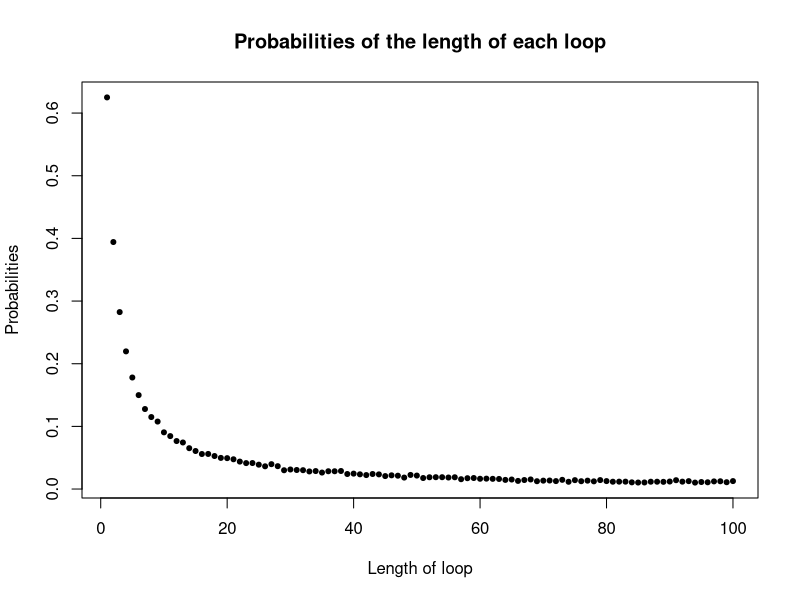

Reproduce this figure in R.
##------Names-------------------------------------------------------------------
## Jialong He (s2281875)
## Linshen Shu (s2317223)
## Heyu Nie (s2404675)

##-------Address of github repo-------------------------------------------------
# https://github.com/Yancy0517/practical-2.git

##--------Team member contribution----------------------------------------------
## Linshen was responsible for first 2 parts(35%); 
## Jialong for part 3 to part 5(35%)
## Heyu for last parts and debugging and overall comments(30%)

##--------- Outline of project--------------------------------------------------

## We use 3 strategies to judge the probability of a single prisoner and all 2n prisoners
## finding theirs own number. The method is that all prisoners (prisoners numbered 1 to 2n) 
## draw cards with their numbers on them (there are 2n cards with numbers from 1 
## to 2n on them, which are then placed in 2n boxes), but each prisoner draws at 
## most n times of these cards.

## We go through the code to estimate the probability distribution and find 
#  surprising results.

find_one <- function(card, n, k, strategy){
  # This function is a function created to simplify the following Pone and Pall 
  # functions, which can reduce the repeated code in the latter two functions. And 
  # this function is used to calculate whether a single prisoner can successfully 
  # find their own number under each strategy.  
  
  # We estimate that when the number of picking up boxes is less than n and 
  # the prisoner succeeds in finding his number, then success is 1, or it's 0.
  
  success <- 0  
  # Strategy 1: The prisoners start by opening the box with their number on it, 
  # check the card number say k, if k is not their prisoner number they go and 
  # open box k. Repeat the process until they have found the card with their 
  # number on it.
  if(strategy==1){ 
    box <- k 
    j <- 1 
    while (j <= n) { 
      if(card[box]==k){ 
        success <- 1
        break
      }
      else{
        box <- card[box] 
        j = j+1 
      }  
    }
  }
  # Strategy 2: same As strategy 1, but starting from a randomly selected box.
  else if(strategy == 2){ 
    box <- sample(1:(2*n), 1) 
    j <- 1
    while (j <= n) {
      if(card[box] == k){
        success <- 1
        break
      }
      else{
        box <- card[box]
        j = j+1
      }  
    }
  }
  # Strategy 3: prisoners open n boxes at random, checking each card for their number.
  else{ 
    box <- sample(1:(2*n), n)
    for(i in 1:n){
      one_box <- box[i] 
      if(card[one_box] == k){
        success <- 1
        break
      }
    }
  }
  return(success)
}

Pone <- function(n, k, strategy, nreps){
  # This function tests the probability that ONE prisoner with number k will 
  # successfully find his or her own number. We find the number of successes
  # using find_one and divide it by the number of simulations(nreps=10000).
  success <- 0 
  card <- 1:(2*n) 
  for(i in 1:nreps){
    ncard <- sample(card,length(card))
    success = success + find_one(ncard, n, k, strategy)
  }
  return(success/nreps)
}
Pone(5, 1, 1, 10000);Pone(50, 1, 1, 10000)
Pone(5, 1, 2, 10000);Pone(50, 1, 2, 10000)
Pone(5, 1, 3, 10000);Pone(50, 1, 3, 10000)

Pall <- function(n, strategy, nreps){ 
  # This function tests the probability that all 2n prisoners succeed in finding 
  # their number. We still find the number of successes with the help of the 
  # function find_one and divide it by nreps.
  success <- 0
  card <- 1:(2*n)
  for(i in 1:nreps){
    ncard <- sample(card,length(card)) 
    for(j in 1:(2*n)){
      if(find_one(ncard, n, j, strategy)!=1){
        break
      }else if( j == (2*n) && find_one(ncard, n, j, strategy) == 1){
        success= 1 + success
      }
    }
  }
  return(success/nreps)
}
Pall(5, 1, 10000);Pall(50, 1, 10000)
Pall(5, 2, 10000);Pall(50, 2, 10000)
Pall(5, 3, 10000);Pall(50, 3, 10000)

# Surprisingly, the probability of strategy 1 is over 30%, while the probability
# of the other two strategies is approximately 0. So, we guess the probability 
# of strategy 1 will approach to 0.3 as n increases and the other two strategies 
# will approach to 0.

dloop <- function(n, nreps){
  # We use this function to create a matrix with nreps rows and 2n columns where 
  # all numbers are initially set to 0, assuming that each row is a simulation. 
  # Find the different loop depths that occur at least once in each simulation, 
  # match these different depths to the column by their depth and replace 0s with 
  # 1s. (For example, for a loop with a leisure depth of 3, we replace the 0 in 
  # the third column with a 1). Finally, sum each column of the nerps row separately 
  # and divide by npers to get 2n-vector of probabilities.
  prob_matrix <- matrix(0, nrow = nreps, ncol = 2*n) 
  for (i in 1:nreps) {
    ncard <- sample(1:(2*n), 2*n) 
    for (j in 1:(2*n)) {
      box <- j
      depth <- 1
      while (depth <= 2*n) {
        if(ncard[box] == j){
          prob_matrix[i, depth] = 1
          break
        }else{
          box = ncard[box]
          depth = depth + 1
        }
      }
    }
  }
  prob <- colSums(prob_matrix)/nreps
  return(prob)
}
y <- dloop(50, 10000) 
x <- 1:100 
# Let each x correspond to a y, which means each loop length correspond to its 
# probability, then generate a plot.
plot(x, y, xlab = "Length of loop", ylab = "Probabilities", pch = 20,
     main = "Probabilities of the length of each loop")

P_success <- function(n, nreps){
  # This function is almost identical to dloop, except that it adds an if statement 
  # to dloop, so that it only calculates the probability of a loop length no longer 
  # than n in nreps simulations.
  prob_matrix <- matrix(0, nrow = nreps, ncol = 2*n) 
  b <- 0 
  for (i in 1:nreps) {
    ncard <- sample(1:(2*n), 2*n) 
    for (j in 1:(2*n)) {
      box <- j
      depth <- 1
      while (depth <= 2*n) {
        if(ncard[box] == j){
          prob_matrix[i, depth] = 1
          break
        }else{
          box = ncard[box]
          depth = depth + 1
        }
      }
    }
    if(sum(prob_matrix[i, (n+1):(2*n)]) == 0){ 
      b <- b + 1
    }
  }
  return(b/nreps)
}
P_success(50, 10000)

